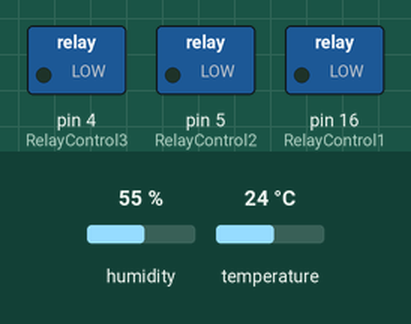
Simulated run of this sketch. Board: Arduino Uno, built with avr-gcc and run on an emulated ATmega328P. On the bench: switched loads named in the sketch (green lamp = pin HIGH). Inputs (shaded band) come from the test bench; at power-on: humidity 55 %, temperature 24 °C. What the sketch prints to the serial monitor is not drawn.

Above: at 0.1 s.
At 2.1 s:
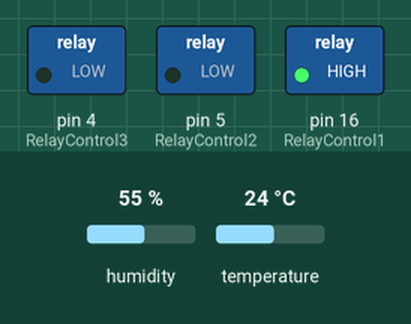
Timing chart, 0 to 3.6 s (numbered marks = the images above):
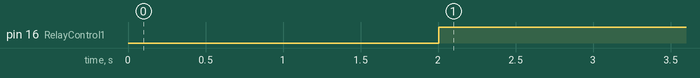

The sketch:

DHT_SENSOR.ino
```cpp
// Example testing sketch for various DHT humidity/temperature sensors
// Written by ladyada, public domain

// REQUIRES the following Arduino libraries:
// - DHT Sensor Library: https://github.com/adafruit/DHT-sensor-library
// - Adafruit Unified Sensor Lib: https://github.com/adafruit/Adafruit_Sensor

#include "DHT.h"

#define DHTPIN 2     // Digital pin connected to the DHT sensor
// Feather HUZZAH ESP8266 note: use pins 3, 4, 5, 12, 13 or 14 --
// Pin 15 can work but DHT must be disconnected during program upload.

// Uncomment whatever type you're using!
//#define DHTTYPE DHT11   // DHT 11
#define DHTTYPE DHT22   // DHT 22  (AM2302), AM2321
//#define DHTTYPE DHT21   // DHT 21 (AM2301)

int RelayControl1 = 16;    // Digital Arduino Pin used to control the motor
int RelayControl2 = 5;
int RelayControl3 = 4;
int RelayControl4 = 0;

// Connect pin 1 (on the left) of the sensor to +5V
// NOTE: If using a board with 3.3V logic like an Arduino Due connect pin 1
// to 3.3V instead of 5V!
// Connect pin 2 of the sensor to whatever your DHTPIN is
// Connect pin 4 (on the right) of the sensor to GROUND
// Connect a 10K resistor from pin 2 (data) to pin 1 (power) of the sensor

// Initialize DHT sensor.
// Note that older versions of this library took an optional third parameter to
// tweak the timings for faster processors.  This parameter is no longer needed
// as the current DHT reading algorithm adjusts itself to work on faster procs.
DHT dht(DHTPIN, DHTTYPE);

void setup() {
  Serial.begin(9600);
  Serial.println(F("DHTxx test!"));

  dht.begin();

  pinMode(RelayControl1, OUTPUT);
  pinMode(RelayControl2, OUTPUT);
  pinMode(RelayControl3, OUTPUT);
  pinMode(RelayControl4, OUTPUT);
}

void loop() {
  // Wait a few seconds between measurements.
  delay(2000);

  // Reading temperature or humidity takes about 250 milliseconds!
  // Sensor readings may also be up to 2 seconds 'old' (its a very slow sensor)
  float h = dht.readHumidity();
  // Read temperature as Celsius (the default)
  float t = dht.readTemperature();
  // Read temperature as Fahrenheit (isFahrenheit = true)
  float f = dht.readTemperature(true);

  // Check if any reads failed and exit early (to try again).
  if  (t > 30) {
    digitalWrite(RelayControl1,LOW);// NO1 and COM1 Connected (LED on);
    delay(1000);
  }
  else {
  digitalWrite(RelayControl1,HIGH);// NO1 and COM1 disconnected (LED off);
  delay(1000);
    }

    //(isnan(h) || isnan(t) || isnan(f)) {
    //Serial.println(F("Failed to read from DHT sensor!"));
    //return;


  // Compute heat index in Fahrenheit (the default)
  //float hif = dht.computeHeatIndex(f, h);
  // Compute heat index in Celsius (isFahreheit = false)
  float hic = dht.computeHeatIndex(t, h, false);

  Serial.print(F("Humidity: "));
  Serial.print(h);
  Serial.print(F("%  Temperature: "));
  Serial.print(t);
  Serial.print(F("°C "));
  Serial.print(f);
  Serial.print(F("°F  Heat index: "));
  Serial.print(hic);
  Serial.print(F("°C "));
  //Serial.print(hif);
  Serial.println(F("°F"));
}
```

Measured:
- by itself, pin 16 (RelayControl1): LOW → HIGH at 2.0 s
